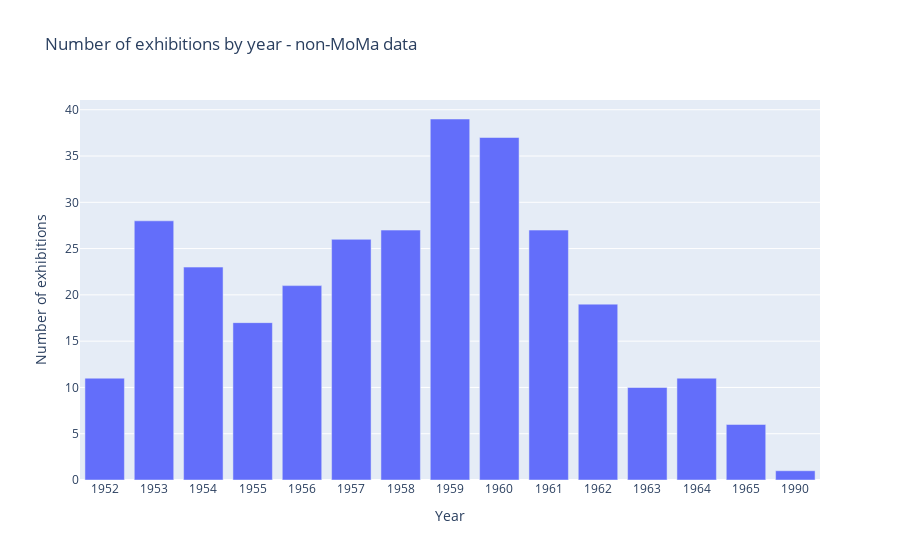

Source (notebook cell):
### Markdown cell above
# History - exhibitions per year - non MoMa

### Code cell
filepath = "api"
filename = "events_nonmoma.json"

with open(os.path.join(filepath, filename), 'r') as json_file:
    
    number_ex_by_year = {}

    data = json.load(json_file)
    for event in data.get("events"):

        start = event.get("start")
        year = start.split("-")[0]

        if year in number_ex_by_year:
            number_ex_by_year[year] += 1
        else:
            number_ex_by_year[year] = 1
        
    number_ex_by_year = SortedDict(number_ex_by_year)

    #print(number_ex_by_year)

    x_values = number_ex_by_year.keys()
    y_values = number_ex_by_year.values()

    fig = px.bar(x=x_values, y=y_values, 
    labels={"x": "Year", "y": "Number of exhibitions"},
    title="Number of exhibitions by year - non-MoMa data"
    )
    fig.show()

### Figure 1 — Plotly figure (JSON) as saved in the notebook; plotly's stock layout.template omitted (floating-point values rounded to 4 significant figures)
{"data": [{"alignmentgroup": "True", "hovertemplate": "Year=%{x}<br>Number of exhibitions=%{y}<extra></extra>", "legendgroup": "", "marker": {"color": "#636efa", "pattern": {"shape": ""}}, "name": "", "offsetgroup": "", "orientation": "v", "showlegend": false, "textposition": "auto", "type": "bar", "x": ["1952", "1953", "1954", "1955", "1956", "1957", "1958", "1959", "1960", "1961", "1962", "1963", "1964", "1965", "1990"], "xaxis": "x", "y": [11, 28, 23, 17, 21, 26, 27, 39, 37, 27, 19, 10, 11, 6, 1], "yaxis": "y"}], "layout": {"barmode": "relative", "legend": {"tracegroupgap": 0}, "title": {"text": "Number of exhibitions by year - non-MoMa data"}, "xaxis": {"anchor": "y", "domain": [0, 1], "title": {"text": "Year"}}, "yaxis": {"anchor": "x", "domain": [0, 1], "title": {"text": "Number of exhibitions"}}}}
